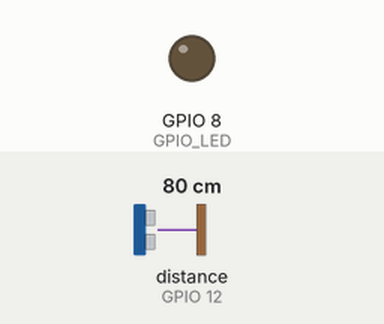
Simulated run of this program. Board: Raspberry Pi (BCM pin numbers). Shown: output pins drawn as LEDs (lit = HIGH). The test bench sets the inputs (shaded band); at power-on: distance to the obstacle (sensor on GPIO 12) 80 cm. The echo pulse lasts 58.3 µs per cm; the clock reads 2024-03-15 10:24:30 at power-on unless the program sets it; pins used as bus, display or sensor lines are not drawn.

Above: at 1.2 s.
1.3 s: distance to the obstacle (sensor on GPIO 12) set to 2 cm
At 2.2 s:
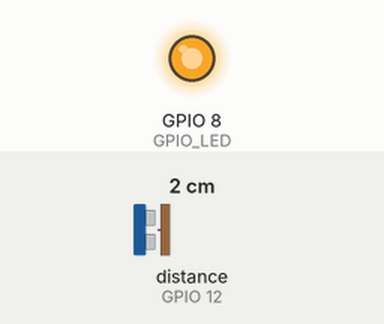
2.8 s: distance to the obstacle (sensor on GPIO 12) set to 9 cm
At 3.6 s:
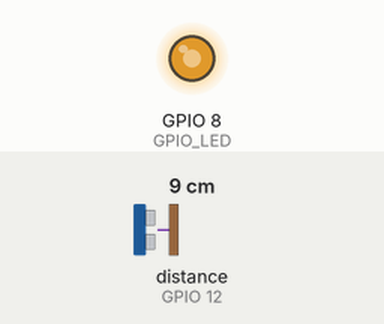
4.3 s: distance to the obstacle (sensor on GPIO 12) set to 18 cm
At 5.4 s:
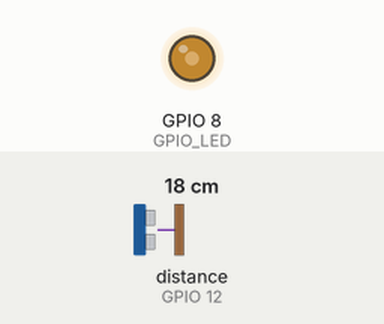
Timing chart, 0 to 7.3 s (numbered marks = the images above; inputs shaded):
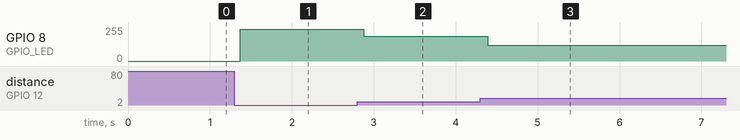

Measured:
- after the input at 1.3 s, GPIO 8 (GPIO_LED): 0/255 → 239/255 after 0.07 s
- after the input at 2.8 s, GPIO 8 (GPIO_LED): 239/255 → 186/255 after 0.08 s
- after the input at 4.3 s, GPIO 8 (GPIO_LED): 186/255 → 117/255 after 0.09 s

The program:

ultrasonic.py
```python
import RPi.GPIO as GPIO
import time

#GPIO Mode (BOARD / BCM)
GPIO.setmode(GPIO.BCM)

#set GPIO Pins
GPIO_TRIGGER = 10
GPIO_ECHO = 12
GPIO_LED = 8

#set GPIO direction (IN / OUT)
GPIO.setup(GPIO_TRIGGER, GPIO.OUT)
GPIO.setup(GPIO_ECHO, GPIO.IN)
GPIO.setup(GPIO_LED, GPIO.OUT)

# set GPIO17 as PWM, 100Hz freq
pwm = GPIO.PWM(GPIO_LED, 100)
# start at 0%
pwm.start(0)

def distance():
    # set Trigger to HIGH
    GPIO.output(GPIO_TRIGGER, GPIO.HIGH)

    # set Trigger after 0.01ms to LOW
    time.sleep(0.00001)
    GPIO.output(GPIO_TRIGGER, GPIO.LOW)

    # save StartTime
    while GPIO.input(GPIO_ECHO) == 0:
        StartTime = time.time()

    # save time of arrival
    while GPIO.input(GPIO_ECHO) == 1:
        StopTime = time.time()

    # time difference between start and arrival
    # multiply with the sonic speed (34300 cm/s)
    # and divide by 2, because there and back
    distance = ((StopTime - StartTime) * 34300) / 2

    return distance


try:
    while True:
        # multiply distance by 3 to demonstrate LED brightness in smaller range of motion
        dist = distance() * 3
        # ensure distance stays within bounds of 0-100
        if dist < 0:
            dist = 0
        if dist > 100:
            dist = 100
        # set the brightness by subtracting the distance from the max brightness
        pwm.ChangeDutyCycle(100 - dist)
        time.sleep(0.1)

except KeyboardInterrupt:
    GPIO.cleanup()
```
